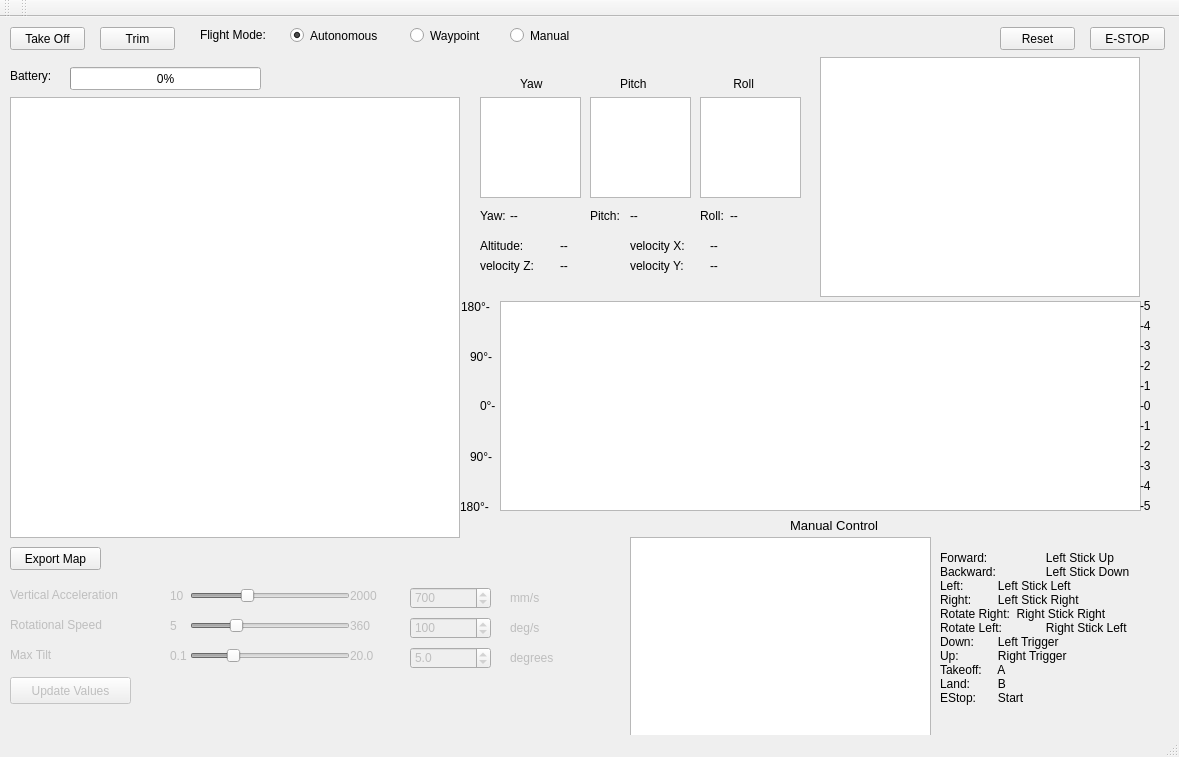
<?xml version="1.0" encoding="UTF-8"?>
<ui version="4.0">
 <class>MainWindow</class>
 <widget class="QMainWindow" name="MainWindow">
  <property name="geometry">
   <rect>
    <x>0</x>
    <y>0</y>
    <width>1179</width>
    <height>757</height>
   </rect>
  </property>
  <property name="windowTitle">
   <string>Drone</string>
  </property>
  <widget class="QWidget" name="centralWidget">
   <widget class="QPushButton" name="pushButton_3">
    <property name="geometry">
     <rect>
      <x>1090</x>
      <y>10</y>
      <width>75</width>
      <height>23</height>
     </rect>
    </property>
    <property name="text">
     <string>E-STOP</string>
    </property>
   </widget>
   <widget class="QPushButton" name="pushButton">
    <property name="geometry">
     <rect>
      <x>10</x>
      <y>10</y>
      <width>75</width>
      <height>23</height>
     </rect>
    </property>
    <property name="text">
     <string>Take Off</string>
    </property>
    <property name="checkable">
     <bool>false</bool>
    </property>
    <property name="checked">
     <bool>false</bool>
    </property>
    <property name="autoExclusive">
     <bool>false</bool>
    </property>
    <property name="autoDefault">
     <bool>false</bool>
    </property>
    <property name="default">
     <bool>false</bool>
    </property>
    <property name="flat">
     <bool>false</bool>
    </property>
   </widget>
   <widget class="QRadioButton" name="radAutonomous">
    <property name="geometry">
     <rect>
      <x>290</x>
      <y>10</y>
      <width>111</width>
      <height>17</height>
     </rect>
    </property>
    <property name="text">
     <string>Autonomous</string>
    </property>
    <property name="checked">
     <bool>true</bool>
    </property>
    <attribute name="buttonGroup">
     <string>modeButtonGroup</string>
    </attribute>
   </widget>
   <widget class="QRadioButton" name="radWaypoint">
    <property name="geometry">
     <rect>
      <x>410</x>
      <y>10</y>
      <width>91</width>
      <height>17</height>
     </rect>
    </property>
    <property name="text">
     <string>Waypoint</string>
    </property>
    <attribute name="buttonGroup">
     <string>modeButtonGroup</string>
    </attribute>
   </widget>
   <widget class="QRadioButton" name="radManual">
    <property name="geometry">
     <rect>
      <x>510</x>
      <y>10</y>
      <width>91</width>
      <height>17</height>
     </rect>
    </property>
    <property name="text">
     <string>Manual</string>
    </property>
    <attribute name="buttonGroup">
     <string>modeButtonGroup</string>
    </attribute>
   </widget>
   <widget class="QLabel" name="label_46">
    <property name="geometry">
     <rect>
      <x>200</x>
      <y>10</y>
      <width>81</width>
      <height>16</height>
     </rect>
    </property>
    <property name="text">
     <string>Flight Mode:</string>
    </property>
   </widget>
   <widget class="QPushButton" name="trimPushButton">
    <property name="geometry">
     <rect>
      <x>100</x>
      <y>10</y>
      <width>75</width>
      <height>23</height>
     </rect>
    </property>
    <property name="text">
     <string>Trim</string>
    </property>
    <property name="checkable">
     <bool>false</bool>
    </property>
    <property name="checked">
     <bool>false</bool>
    </property>
    <property name="autoExclusive">
     <bool>false</bool>
    </property>
    <property name="autoDefault">
     <bool>false</bool>
    </property>
    <property name="default">
     <bool>false</bool>
    </property>
    <property name="flat">
     <bool>false</bool>
    </property>
   </widget>
   <widget class="QPushButton" name="resetButton">
    <property name="geometry">
     <rect>
      <x>1000</x>
      <y>10</y>
      <width>75</width>
      <height>23</height>
     </rect>
    </property>
    <property name="text">
     <string>Reset</string>
    </property>
   </widget>
   <widget class="QLabel" name="label_176">
    <property name="geometry">
     <rect>
      <x>10</x>
      <y>50</y>
      <width>62</width>
      <height>17</height>
     </rect>
    </property>
    <property name="text">
     <string>Battery:</string>
    </property>
   </widget>
   <widget class="QProgressBar" name="batteryLevel">
    <property name="geometry">
     <rect>
      <x>70</x>
      <y>50</y>
      <width>191</width>
      <height>23</height>
     </rect>
    </property>
    <property name="value">
     <number>0</number>
    </property>
    <property name="textVisible">
     <bool>true</bool>
    </property>
   </widget>
   <widget class="QLabel" name="label_6">
    <property name="enabled">
     <bool>false</bool>
    </property>
    <property name="geometry">
     <rect>
      <x>510</x>
      <y>570</y>
      <width>51</width>
      <height>21</height>
     </rect>
    </property>
    <property name="text">
     <string>mm/s</string>
    </property>
   </widget>
   <widget class="QSlider" name="verticalAccelerationSlider">
    <property name="enabled">
     <bool>false</bool>
    </property>
    <property name="geometry">
     <rect>
      <x>190</x>
      <y>570</y>
      <width>160</width>
      <height>18</height>
     </rect>
    </property>
    <property name="minimum">
     <number>10</number>
    </property>
    <property name="maximum">
     <number>2000</number>
    </property>
    <property name="value">
     <number>700</number>
    </property>
    <property name="orientation">
     <enum>Qt::Horizontal</enum>
    </property>
   </widget>
   <widget class="QLabel" name="label">
    <property name="enabled">
     <bool>false</bool>
    </property>
    <property name="geometry">
     <rect>
      <x>10</x>
      <y>570</y>
      <width>141</width>
      <height>16</height>
     </rect>
    </property>
    <property name="text">
     <string>Vertical Acceleration</string>
    </property>
   </widget>
   <widget class="QLabel" name="label_7">
    <property name="enabled">
     <bool>false</bool>
    </property>
    <property name="geometry">
     <rect>
      <x>510</x>
      <y>600</y>
      <width>46</width>
      <height>21</height>
     </rect>
    </property>
    <property name="text">
     <string>deg/s</string>
    </property>
   </widget>
   <widget class="QPushButton" name="setMaxValues">
    <property name="enabled">
     <bool>false</bool>
    </property>
    <property name="geometry">
     <rect>
      <x>10</x>
      <y>660</y>
      <width>121</width>
      <height>27</height>
     </rect>
    </property>
    <property name="text">
     <string>Update Values</string>
    </property>
   </widget>
   <widget class="QSlider" name="maxTiltSlider">
    <property name="enabled">
     <bool>false</bool>
    </property>
    <property name="geometry">
     <rect>
      <x>190</x>
      <y>630</y>
      <width>160</width>
      <height>18</height>
     </rect>
    </property>
    <property name="minimum">
     <number>1</number>
    </property>
    <property name="maximum">
     <number>200</number>
    </property>
    <property name="value">
     <number>50</number>
    </property>
    <property name="orientation">
     <enum>Qt::Horizontal</enum>
    </property>
   </widget>
   <widget class="QSpinBox" name="spinBox_4">
    <property name="enabled">
     <bool>false</bool>
    </property>
    <property name="geometry">
     <rect>
      <x>410</x>
      <y>600</y>
      <width>81</width>
      <height>22</height>
     </rect>
    </property>
    <property name="minimum">
     <number>5</number>
    </property>
    <property name="maximum">
     <number>360</number>
    </property>
    <property name="value">
     <number>100</number>
    </property>
   </widget>
   <widget class="QLabel" name="label_52">
    <property name="enabled">
     <bool>false</bool>
    </property>
    <property name="geometry">
     <rect>
      <x>170</x>
      <y>630</y>
      <width>21</width>
      <height>17</height>
     </rect>
    </property>
    <property name="text">
     <string>0.1</string>
    </property>
   </widget>
   <widget class="QLabel" name="label_3">
    <property name="enabled">
     <bool>false</bool>
    </property>
    <property name="geometry">
     <rect>
      <x>10</x>
      <y>630</y>
      <width>81</width>
      <height>16</height>
     </rect>
    </property>
    <property name="text">
     <string>Max Tilt</string>
    </property>
   </widget>
   <widget class="QLabel" name="label_8">
    <property name="enabled">
     <bool>false</bool>
    </property>
    <property name="geometry">
     <rect>
      <x>510</x>
      <y>630</y>
      <width>46</width>
      <height>21</height>
     </rect>
    </property>
    <property name="text">
     <string>degrees</string>
    </property>
   </widget>
   <widget class="QLabel" name="label_2">
    <property name="enabled">
     <bool>false</bool>
    </property>
    <property name="geometry">
     <rect>
      <x>10</x>
      <y>600</y>
      <width>121</width>
      <height>16</height>
     </rect>
    </property>
    <property name="text">
     <string>Rotational Speed</string>
    </property>
   </widget>
   <widget class="QLabel" name="label_53">
    <property name="enabled">
     <bool>false</bool>
    </property>
    <property name="geometry">
     <rect>
      <x>350</x>
      <y>600</y>
      <width>31</width>
      <height>17</height>
     </rect>
    </property>
    <property name="text">
     <string>360</string>
    </property>
   </widget>
   <widget class="QSpinBox" name="spinBox">
    <property name="enabled">
     <bool>false</bool>
    </property>
    <property name="geometry">
     <rect>
      <x>410</x>
      <y>570</y>
      <width>81</width>
      <height>22</height>
     </rect>
    </property>
    <property name="minimum">
     <number>10</number>
    </property>
    <property name="maximum">
     <number>2000</number>
    </property>
    <property name="value">
     <number>700</number>
    </property>
   </widget>
   <widget class="QDoubleSpinBox" name="doubleSpinBox_2">
    <property name="enabled">
     <bool>false</bool>
    </property>
    <property name="geometry">
     <rect>
      <x>410</x>
      <y>630</y>
      <width>81</width>
      <height>22</height>
     </rect>
    </property>
    <property name="decimals">
     <number>1</number>
    </property>
    <property name="minimum">
     <double>0.100000000000000</double>
    </property>
    <property name="maximum">
     <double>20.000000000000000</double>
    </property>
    <property name="singleStep">
     <double>0.100000000000000</double>
    </property>
    <property name="value">
     <double>5.000000000000000</double>
    </property>
   </widget>
   <widget class="QLabel" name="label_49">
    <property name="enabled">
     <bool>false</bool>
    </property>
    <property name="geometry">
     <rect>
      <x>170</x>
      <y>570</y>
      <width>21</width>
      <height>17</height>
     </rect>
    </property>
    <property name="text">
     <string>10</string>
    </property>
   </widget>
   <widget class="QLabel" name="label_50">
    <property name="enabled">
     <bool>false</bool>
    </property>
    <property name="geometry">
     <rect>
      <x>350</x>
      <y>570</y>
      <width>41</width>
      <height>17</height>
     </rect>
    </property>
    <property name="text">
     <string>2000</string>
    </property>
   </widget>
   <widget class="QLabel" name="label_54">
    <property name="enabled">
     <bool>false</bool>
    </property>
    <property name="geometry">
     <rect>
      <x>350</x>
      <y>630</y>
      <width>31</width>
      <height>17</height>
     </rect>
    </property>
    <property name="text">
     <string>20.0</string>
    </property>
   </widget>
   <widget class="QLabel" name="label_51">
    <property name="enabled">
     <bool>false</bool>
    </property>
    <property name="geometry">
     <rect>
      <x>170</x>
      <y>600</y>
      <width>16</width>
      <height>17</height>
     </rect>
    </property>
    <property name="text">
     <string>5</string>
    </property>
   </widget>
   <widget class="QSlider" name="rotationalSpeedSlider">
    <property name="enabled">
     <bool>false</bool>
    </property>
    <property name="geometry">
     <rect>
      <x>190</x>
      <y>600</y>
      <width>160</width>
      <height>18</height>
     </rect>
    </property>
    <property name="minimum">
     <number>5</number>
    </property>
    <property name="maximum">
     <number>360</number>
    </property>
    <property name="value">
     <number>100</number>
    </property>
    <property name="orientation">
     <enum>Qt::Horizontal</enum>
    </property>
   </widget>
   <widget class="QGraphicsView" name="graphicsView_5">
    <property name="geometry">
     <rect>
      <x>480</x>
      <y>80</y>
      <width>101</width>
      <height>101</height>
     </rect>
    </property>
   </widget>
   <widget class="QLabel" name="vZ">
    <property name="geometry">
     <rect>
      <x>560</x>
      <y>240</y>
      <width>62</width>
      <height>17</height>
     </rect>
    </property>
    <property name="text">
     <string>--</string>
    </property>
   </widget>
   <widget class="QLabel" name="label_59">
    <property name="geometry">
     <rect>
      <x>630</x>
      <y>240</y>
      <width>71</width>
      <height>17</height>
     </rect>
    </property>
    <property name="text">
     <string>velocity Y:</string>
    </property>
   </widget>
   <widget class="QGraphicsView" name="Map">
    <property name="geometry">
     <rect>
      <x>10</x>
      <y>80</y>
      <width>450</width>
      <height>441</height>
     </rect>
    </property>
    <property name="verticalScrollBarPolicy">
     <enum>Qt::ScrollBarAlwaysOff</enum>
    </property>
    <property name="horizontalScrollBarPolicy">
     <enum>Qt::ScrollBarAlwaysOff</enum>
    </property>
   </widget>
   <widget class="QGraphicsView" name="DownVideo">
    <property name="geometry">
     <rect>
      <x>820</x>
      <y>40</y>
      <width>320</width>
      <height>240</height>
     </rect>
    </property>
    <property name="sizePolicy">
     <sizepolicy hsizetype="Expanding" vsizetype="Expanding">
      <horstretch>0</horstretch>
      <verstretch>0</verstretch>
     </sizepolicy>
    </property>
    <property name="verticalScrollBarPolicy">
     <enum>Qt::ScrollBarAlwaysOff</enum>
    </property>
    <property name="horizontalScrollBarPolicy">
     <enum>Qt::ScrollBarAlwaysOff</enum>
    </property>
   </widget>
   <widget class="QLabel" name="label_57">
    <property name="geometry">
     <rect>
      <x>480</x>
      <y>240</y>
      <width>71</width>
      <height>17</height>
     </rect>
    </property>
    <property name="text">
     <string>velocity Z:</string>
    </property>
   </widget>
   <widget class="QLabel" name="label_17">
    <property name="geometry">
     <rect>
      <x>520</x>
      <y>60</y>
      <width>46</width>
      <height>13</height>
     </rect>
    </property>
    <property name="text">
     <string>Yaw</string>
    </property>
   </widget>
   <widget class="QLabel" name="label_47">
    <property name="geometry">
     <rect>
      <x>700</x>
      <y>190</y>
      <width>62</width>
      <height>17</height>
     </rect>
    </property>
    <property name="text">
     <string>Roll:</string>
    </property>
   </widget>
   <widget class="QLabel" name="label_58">
    <property name="geometry">
     <rect>
      <x>630</x>
      <y>220</y>
      <width>71</width>
      <height>17</height>
     </rect>
    </property>
    <property name="text">
     <string>velocity X:</string>
    </property>
   </widget>
   <widget class="QGraphicsView" name="graphicsView_4">
    <property name="geometry">
     <rect>
      <x>590</x>
      <y>80</y>
      <width>101</width>
      <height>101</height>
     </rect>
    </property>
   </widget>
   <widget class="QLabel" name="label_48">
    <property name="geometry">
     <rect>
      <x>590</x>
      <y>190</y>
      <width>62</width>
      <height>17</height>
     </rect>
    </property>
    <property name="text">
     <string>Pitch:</string>
    </property>
   </widget>
   <widget class="QLabel" name="Altitude">
    <property name="geometry">
     <rect>
      <x>560</x>
      <y>220</y>
      <width>62</width>
      <height>17</height>
     </rect>
    </property>
    <property name="text">
     <string>--</string>
    </property>
   </widget>
   <widget class="QLabel" name="Pitch">
    <property name="geometry">
     <rect>
      <x>630</x>
      <y>190</y>
      <width>62</width>
      <height>17</height>
     </rect>
    </property>
    <property name="text">
     <string>--</string>
    </property>
   </widget>
   <widget class="QLabel" name="vY">
    <property name="geometry">
     <rect>
      <x>710</x>
      <y>240</y>
      <width>62</width>
      <height>17</height>
     </rect>
    </property>
    <property name="text">
     <string>--</string>
    </property>
   </widget>
   <widget class="QLabel" name="label_4">
    <property name="geometry">
     <rect>
      <x>730</x>
      <y>60</y>
      <width>46</width>
      <height>13</height>
     </rect>
    </property>
    <property name="text">
     <string> Roll</string>
    </property>
   </widget>
   <widget class="QGraphicsView" name="graphicsView_3">
    <property name="geometry">
     <rect>
      <x>700</x>
      <y>80</y>
      <width>101</width>
      <height>101</height>
     </rect>
    </property>
   </widget>
   <widget class="QLabel" name="label_5">
    <property name="geometry">
     <rect>
      <x>620</x>
      <y>60</y>
      <width>46</width>
      <height>13</height>
     </rect>
    </property>
    <property name="text">
     <string>Pitch</string>
    </property>
   </widget>
   <widget class="QLabel" name="vX">
    <property name="geometry">
     <rect>
      <x>710</x>
      <y>220</y>
      <width>62</width>
      <height>17</height>
     </rect>
    </property>
    <property name="text">
     <string>--</string>
    </property>
   </widget>
   <widget class="QPushButton" name="exportMap">
    <property name="geometry">
     <rect>
      <x>10</x>
      <y>530</y>
      <width>91</width>
      <height>23</height>
     </rect>
    </property>
    <property name="text">
     <string>Export Map</string>
    </property>
    <property name="checkable">
     <bool>false</bool>
    </property>
    <property name="checked">
     <bool>false</bool>
    </property>
    <property name="autoExclusive">
     <bool>false</bool>
    </property>
    <property name="autoDefault">
     <bool>false</bool>
    </property>
    <property name="default">
     <bool>false</bool>
    </property>
    <property name="flat">
     <bool>false</bool>
    </property>
   </widget>
   <widget class="QLabel" name="Roll">
    <property name="geometry">
     <rect>
      <x>730</x>
      <y>190</y>
      <width>62</width>
      <height>17</height>
     </rect>
    </property>
    <property name="text">
     <string>--</string>
    </property>
   </widget>
   <widget class="QLabel" name="label_56">
    <property name="geometry">
     <rect>
      <x>480</x>
      <y>220</y>
      <width>62</width>
      <height>17</height>
     </rect>
    </property>
    <property name="text">
     <string>Altitude:</string>
    </property>
   </widget>
   <widget class="QLabel" name="Yaw">
    <property name="geometry">
     <rect>
      <x>510</x>
      <y>190</y>
      <width>31</width>
      <height>17</height>
     </rect>
    </property>
    <property name="text">
     <string>--</string>
    </property>
   </widget>
   <widget class="QLabel" name="label_30">
    <property name="geometry">
     <rect>
      <x>480</x>
      <y>190</y>
      <width>62</width>
      <height>17</height>
     </rect>
    </property>
    <property name="text">
     <string>Yaw:</string>
    </property>
   </widget>
   <widget class="QGraphicsView" name="graphicsView">
    <property name="geometry">
     <rect>
      <x>500</x>
      <y>284</y>
      <width>641</width>
      <height>210</height>
     </rect>
    </property>
   </widget>
   <widget class="QLabel" name="label_9">
    <property name="geometry">
     <rect>
      <x>790</x>
      <y>500</y>
      <width>111</width>
      <height>17</height>
     </rect>
    </property>
    <property name="font">
     <font>
      <pointsize>10</pointsize>
     </font>
    </property>
    <property name="text">
     <string>Manual Control</string>
    </property>
   </widget>
   <widget class="QLabel" name="label_10">
    <property name="geometry">
     <rect>
      <x>1140</x>
      <y>380</y>
      <width>21</width>
      <height>17</height>
     </rect>
    </property>
    <property name="text">
     <string>-0</string>
    </property>
   </widget>
   <widget class="QLabel" name="label_11">
    <property name="geometry">
     <rect>
      <x>1140</x>
      <y>360</y>
      <width>21</width>
      <height>17</height>
     </rect>
    </property>
    <property name="text">
     <string>-1</string>
    </property>
   </widget>
   <widget class="QLabel" name="label_12">
    <property name="geometry">
     <rect>
      <x>1140</x>
      <y>340</y>
      <width>21</width>
      <height>17</height>
     </rect>
    </property>
    <property name="text">
     <string>-2</string>
    </property>
   </widget>
   <widget class="QLabel" name="label_13">
    <property name="geometry">
     <rect>
      <x>1140</x>
      <y>320</y>
      <width>21</width>
      <height>17</height>
     </rect>
    </property>
    <property name="text">
     <string>-3</string>
    </property>
   </widget>
   <widget class="QLabel" name="label_14">
    <property name="geometry">
     <rect>
      <x>1140</x>
      <y>300</y>
      <width>21</width>
      <height>17</height>
     </rect>
    </property>
    <property name="text">
     <string>-4</string>
    </property>
   </widget>
   <widget class="QLabel" name="label_15">
    <property name="geometry">
     <rect>
      <x>1140</x>
      <y>280</y>
      <width>21</width>
      <height>17</height>
     </rect>
    </property>
    <property name="text">
     <string>-5</string>
    </property>
   </widget>
   <widget class="QLabel" name="label_16">
    <property name="geometry">
     <rect>
      <x>1140</x>
      <y>480</y>
      <width>21</width>
      <height>17</height>
     </rect>
    </property>
    <property name="text">
     <string>-5</string>
    </property>
   </widget>
   <widget class="QLabel" name="label_18">
    <property name="geometry">
     <rect>
      <x>1140</x>
      <y>460</y>
      <width>21</width>
      <height>17</height>
     </rect>
    </property>
    <property name="text">
     <string>-4</string>
    </property>
   </widget>
   <widget class="QLabel" name="label_19">
    <property name="geometry">
     <rect>
      <x>1140</x>
      <y>440</y>
      <width>21</width>
      <height>17</height>
     </rect>
    </property>
    <property name="text">
     <string>-3</string>
    </property>
   </widget>
   <widget class="QLabel" name="label_20">
    <property name="geometry">
     <rect>
      <x>1140</x>
      <y>420</y>
      <width>21</width>
      <height>17</height>
     </rect>
    </property>
    <property name="text">
     <string>-2</string>
    </property>
   </widget>
   <widget class="QLabel" name="label_22">
    <property name="geometry">
     <rect>
      <x>480</x>
      <y>380</y>
      <width>41</width>
      <height>17</height>
     </rect>
    </property>
    <property name="text">
     <string>0°-</string>
    </property>
   </widget>
   <widget class="QLabel" name="label_21">
    <property name="geometry">
     <rect>
      <x>1140</x>
      <y>400</y>
      <width>21</width>
      <height>17</height>
     </rect>
    </property>
    <property name="text">
     <string>-1</string>
    </property>
   </widget>
   <widget class="QLabel" name="label_24">
    <property name="geometry">
     <rect>
      <x>461</x>
      <y>280</y>
      <width>51</width>
      <height>20</height>
     </rect>
    </property>
    <property name="text">
     <string>180°-</string>
    </property>
   </widget>
   <widget class="QLabel" name="label_25">
    <property name="geometry">
     <rect>
      <x>460</x>
      <y>480</y>
      <width>51</width>
      <height>20</height>
     </rect>
    </property>
    <property name="text">
     <string>180°-</string>
    </property>
   </widget>
   <widget class="QLabel" name="label_26">
    <property name="geometry">
     <rect>
      <x>470</x>
      <y>430</y>
      <width>51</width>
      <height>20</height>
     </rect>
    </property>
    <property name="text">
     <string>90°-</string>
    </property>
   </widget>
   <widget class="QLabel" name="label_27">
    <property name="geometry">
     <rect>
      <x>470</x>
      <y>330</y>
      <width>51</width>
      <height>20</height>
     </rect>
    </property>
    <property name="text">
     <string>90°-</string>
    </property>
   </widget>
   <widget class="QLabel" name="label_23">
    <property name="geometry">
     <rect>
      <x>940</x>
      <y>520</y>
      <width>221</width>
      <height>181</height>
     </rect>
    </property>
    <property name="text">
     <string>Forward: 	   Left Stick Up
Backward:	   Left Stick Down
Left: 	   Left Stick Left
Right:	   Left Stick Right
Rotate Right:  Right Stick Right
Rotate Left: 	   Right Stick Left
Down: 	   Left Trigger
Up: 	   Right Trigger
Takeoff: 	   A
Land: 	   B
EStop: 	   Start</string>
    </property>
   </widget>
   <widget class="QGraphicsView" name="manualControlView">
    <property name="geometry">
     <rect>
      <x>630</x>
      <y>520</y>
      <width>301</width>
      <height>205</height>
     </rect>
    </property>
   </widget>
  </widget>
  <widget class="QMenuBar" name="menuBar">
   <property name="geometry">
    <rect>
     <x>0</x>
     <y>0</y>
     <width>1179</width>
     <height>23</height>
    </rect>
   </property>
  </widget>
  <widget class="QToolBar" name="mainToolBar">
   <attribute name="toolBarArea">
    <enum>TopToolBarArea</enum>
   </attribute>
   <attribute name="toolBarBreak">
    <bool>false</bool>
   </attribute>
  </widget>
  <widget class="QStatusBar" name="statusBar"/>
  <widget class="QToolBar" name="toolBar">
   <property name="windowTitle">
    <string>toolBar</string>
   </property>
   <attribute name="toolBarArea">
    <enum>TopToolBarArea</enum>
   </attribute>
   <attribute name="toolBarBreak">
    <bool>false</bool>
   </attribute>
  </widget>
 </widget>
 <layoutdefault spacing="6" margin="11"/>
 <resources>
  <include location="ui.qrc"/>
 </resources>
 <connections>
  <connection>
   <sender>verticalAccelerationSlider</sender>
   <signal>valueChanged(int)</signal>
   <receiver>spinBox</receiver>
   <slot>setValue(int)</slot>
   <hints>
    <hint type="sourcelabel">
     <x>326</x>
     <y>616</y>
    </hint>
    <hint type="destinationlabel">
     <x>432</x>
     <y>614</y>
    </hint>
   </hints>
  </connection>
  <connection>
   <sender>rotationalSpeedSlider</sender>
   <signal>valueChanged(int)</signal>
   <receiver>spinBox_4</receiver>
   <slot>setValue(int)</slot>
   <hints>
    <hint type="sourcelabel">
     <x>336</x>
     <y>645</y>
    </hint>
    <hint type="destinationlabel">
     <x>419</x>
     <y>650</y>
    </hint>
   </hints>
  </connection>
  <connection>
   <sender>spinBox_4</sender>
   <signal>valueChanged(int)</signal>
   <receiver>rotationalSpeedSlider</receiver>
   <slot>setValue(int)</slot>
   <hints>
    <hint type="sourcelabel">
     <x>417</x>
     <y>643</y>
    </hint>
    <hint type="destinationlabel">
     <x>329</x>
     <y>647</y>
    </hint>
   </hints>
  </connection>
  <connection>
   <sender>spinBox</sender>
   <signal>valueChanged(int)</signal>
   <receiver>verticalAccelerationSlider</receiver>
   <slot>setValue(int)</slot>
   <hints>
    <hint type="sourcelabel">
     <x>420</x>
     <y>626</y>
    </hint>
    <hint type="destinationlabel">
     <x>318</x>
     <y>616</y>
    </hint>
   </hints>
  </connection>
 </connections>
 <buttongroups>
  <buttongroup name="modeButtonGroup"/>
 </buttongroups>
</ui>
